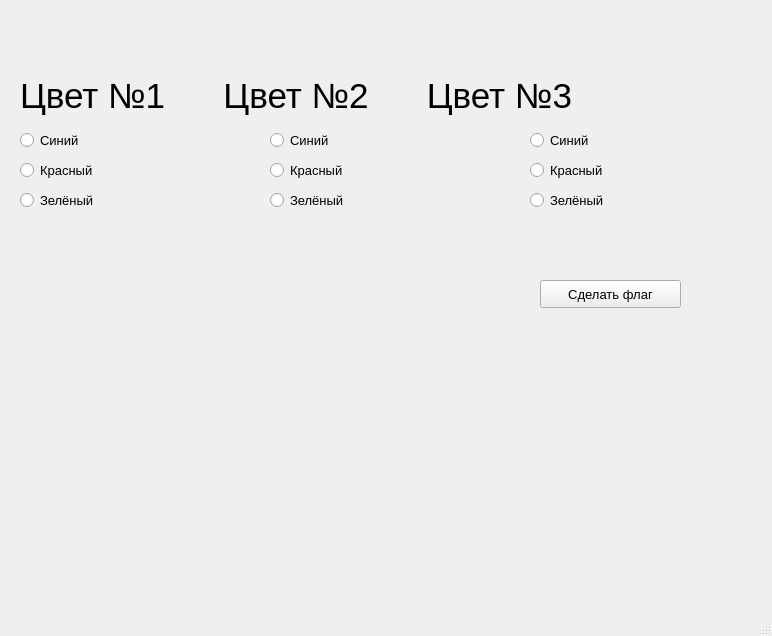
<?xml version="1.0" encoding="UTF-8"?>
<ui version="4.0">
 <class>MainWindow</class>
 <widget class="QMainWindow" name="MainWindow">
  <property name="geometry">
   <rect>
    <x>0</x>
    <y>0</y>
    <width>772</width>
    <height>636</height>
   </rect>
  </property>
  <property name="minimumSize">
   <size>
    <width>772</width>
    <height>636</height>
   </size>
  </property>
  <property name="maximumSize">
   <size>
    <width>772</width>
    <height>636</height>
   </size>
  </property>
  <property name="font">
   <font>
    <family>Arial</family>
    <pointsize>36</pointsize>
   </font>
  </property>
  <property name="windowTitle">
   <string>MainWindow</string>
  </property>
  <widget class="QWidget" name="centralwidget">
   <widget class="QLabel" name="label">
    <property name="geometry">
     <rect>
      <x>20</x>
      <y>60</y>
      <width>751</width>
      <height>71</height>
     </rect>
    </property>
    <property name="font">
     <font>
      <family>Arial</family>
      <pointsize>26</pointsize>
     </font>
    </property>
    <property name="text">
     <string>Цвет №1      Цвет №2      Цвет №3</string>
    </property>
   </widget>
   <widget class="QRadioButton" name="radioButton">
    <property name="geometry">
     <rect>
      <x>20</x>
      <y>130</y>
      <width>95</width>
      <height>20</height>
     </rect>
    </property>
    <property name="font">
     <font>
      <family>Arial</family>
      <pointsize>10</pointsize>
     </font>
    </property>
    <property name="text">
     <string>Синий</string>
    </property>
   </widget>
   <widget class="QRadioButton" name="radioButton_2">
    <property name="geometry">
     <rect>
      <x>20</x>
      <y>160</y>
      <width>95</width>
      <height>20</height>
     </rect>
    </property>
    <property name="font">
     <font>
      <family>Arial</family>
      <pointsize>10</pointsize>
     </font>
    </property>
    <property name="text">
     <string>Красный</string>
    </property>
   </widget>
   <widget class="QRadioButton" name="radioButton_3">
    <property name="geometry">
     <rect>
      <x>20</x>
      <y>190</y>
      <width>95</width>
      <height>20</height>
     </rect>
    </property>
    <property name="font">
     <font>
      <family>Arial</family>
      <pointsize>10</pointsize>
     </font>
    </property>
    <property name="text">
     <string>Зелёный</string>
    </property>
   </widget>
   <widget class="QRadioButton" name="radioButton_4">
    <property name="geometry">
     <rect>
      <x>270</x>
      <y>160</y>
      <width>95</width>
      <height>20</height>
     </rect>
    </property>
    <property name="font">
     <font>
      <family>Arial</family>
      <pointsize>10</pointsize>
     </font>
    </property>
    <property name="text">
     <string>Красный</string>
    </property>
    <attribute name="buttonGroup">
     <string notr="true">buttonGroup</string>
    </attribute>
   </widget>
   <widget class="QRadioButton" name="radioButton_5">
    <property name="geometry">
     <rect>
      <x>270</x>
      <y>130</y>
      <width>95</width>
      <height>20</height>
     </rect>
    </property>
    <property name="font">
     <font>
      <family>Arial</family>
      <pointsize>10</pointsize>
     </font>
    </property>
    <property name="text">
     <string>Синий</string>
    </property>
    <attribute name="buttonGroup">
     <string notr="true">buttonGroup</string>
    </attribute>
   </widget>
   <widget class="QRadioButton" name="radioButton_6">
    <property name="geometry">
     <rect>
      <x>270</x>
      <y>190</y>
      <width>95</width>
      <height>20</height>
     </rect>
    </property>
    <property name="font">
     <font>
      <family>Arial</family>
      <pointsize>10</pointsize>
     </font>
    </property>
    <property name="text">
     <string>Зелёный</string>
    </property>
    <attribute name="buttonGroup">
     <string notr="true">buttonGroup</string>
    </attribute>
   </widget>
   <widget class="QRadioButton" name="radioButton_7">
    <property name="geometry">
     <rect>
      <x>530</x>
      <y>160</y>
      <width>95</width>
      <height>20</height>
     </rect>
    </property>
    <property name="font">
     <font>
      <family>Arial</family>
      <pointsize>10</pointsize>
     </font>
    </property>
    <property name="text">
     <string>Красный</string>
    </property>
   </widget>
   <widget class="QRadioButton" name="radioButton_8">
    <property name="geometry">
     <rect>
      <x>530</x>
      <y>130</y>
      <width>95</width>
      <height>20</height>
     </rect>
    </property>
    <property name="font">
     <font>
      <family>Arial</family>
      <pointsize>10</pointsize>
     </font>
    </property>
    <property name="text">
     <string>Синий</string>
    </property>
   </widget>
   <widget class="QRadioButton" name="radioButton_9">
    <property name="geometry">
     <rect>
      <x>530</x>
      <y>190</y>
      <width>95</width>
      <height>20</height>
     </rect>
    </property>
    <property name="font">
     <font>
      <family>Arial</family>
      <pointsize>10</pointsize>
     </font>
    </property>
    <property name="text">
     <string>Зелёный</string>
    </property>
   </widget>
   <widget class="QPushButton" name="pushButton">
    <property name="geometry">
     <rect>
      <x>540</x>
      <y>280</y>
      <width>141</width>
      <height>28</height>
     </rect>
    </property>
    <property name="font">
     <font>
      <family>Arial</family>
      <pointsize>10</pointsize>
     </font>
    </property>
    <property name="text">
     <string>Сделать флаг</string>
    </property>
   </widget>
  </widget>
  <widget class="QStatusBar" name="statusbar"/>
 </widget>
 <resources/>
 <connections/>
 <buttongroups>
  <buttongroup name="buttonGroup"/>
 </buttongroups>
</ui>
